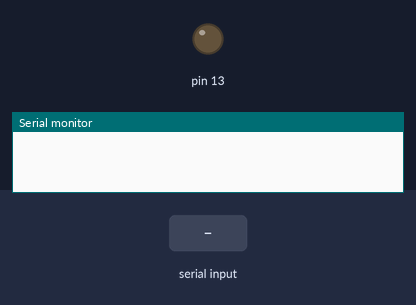
Bench run of a sketch on a simulated Arduino Uno, built with avr-gcc and run on an emulated ATmega328P. Shown: output pins drawn as LEDs (lit = HIGH), the last lines printed to the serial monitor. Inputs (shaded band) come from the test bench.

Above: at 1.2 s.
1.3 s: "1" received over Serial
At 2.3 s:
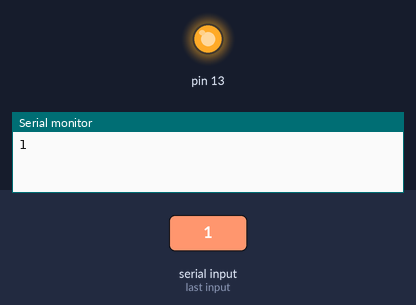
2.8 s: "0" received over Serial
At 3.4 s:
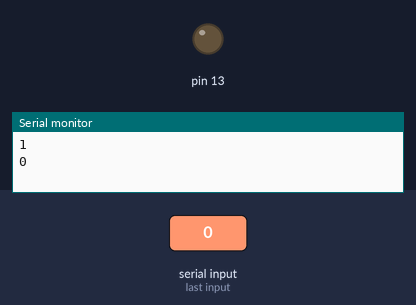
Timing chart, 0 to 5.8 s (numbered marks = the images above; inputs shaded):
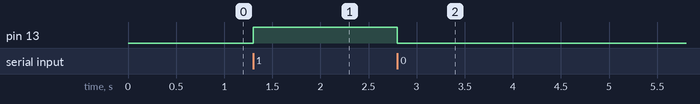

The sketch:

bluetooth.ino
```cpp
char dados = 0;

void setup() {
  Serial.begin(9600);
  pinMode(13, OUTPUT);

}

void loop() {
  if(Serial.available()>0)
  {
    dados = Serial.read();
    Serial.println(dados);
    if(dados == '1'){
      digitalWrite(13, HIGH);
    }
    else if(dados == '0'){
      digitalWrite(13, LOW);
    }
  }
}
```

Measured:
- after the input at 1.3 s, pin 13: LOW → HIGH at once
- after the input at 2.8 s, pin 13: HIGH → LOW at once
